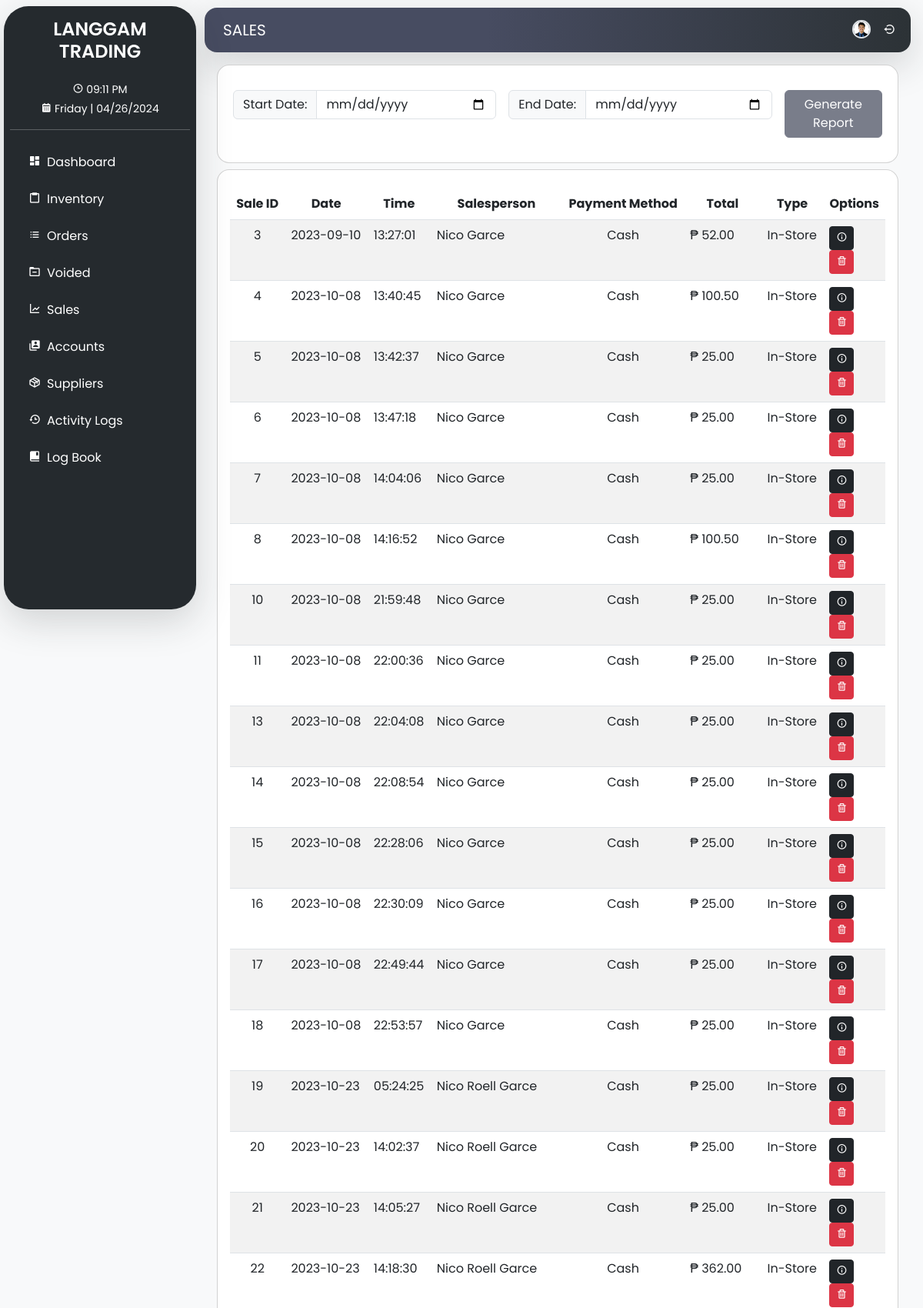
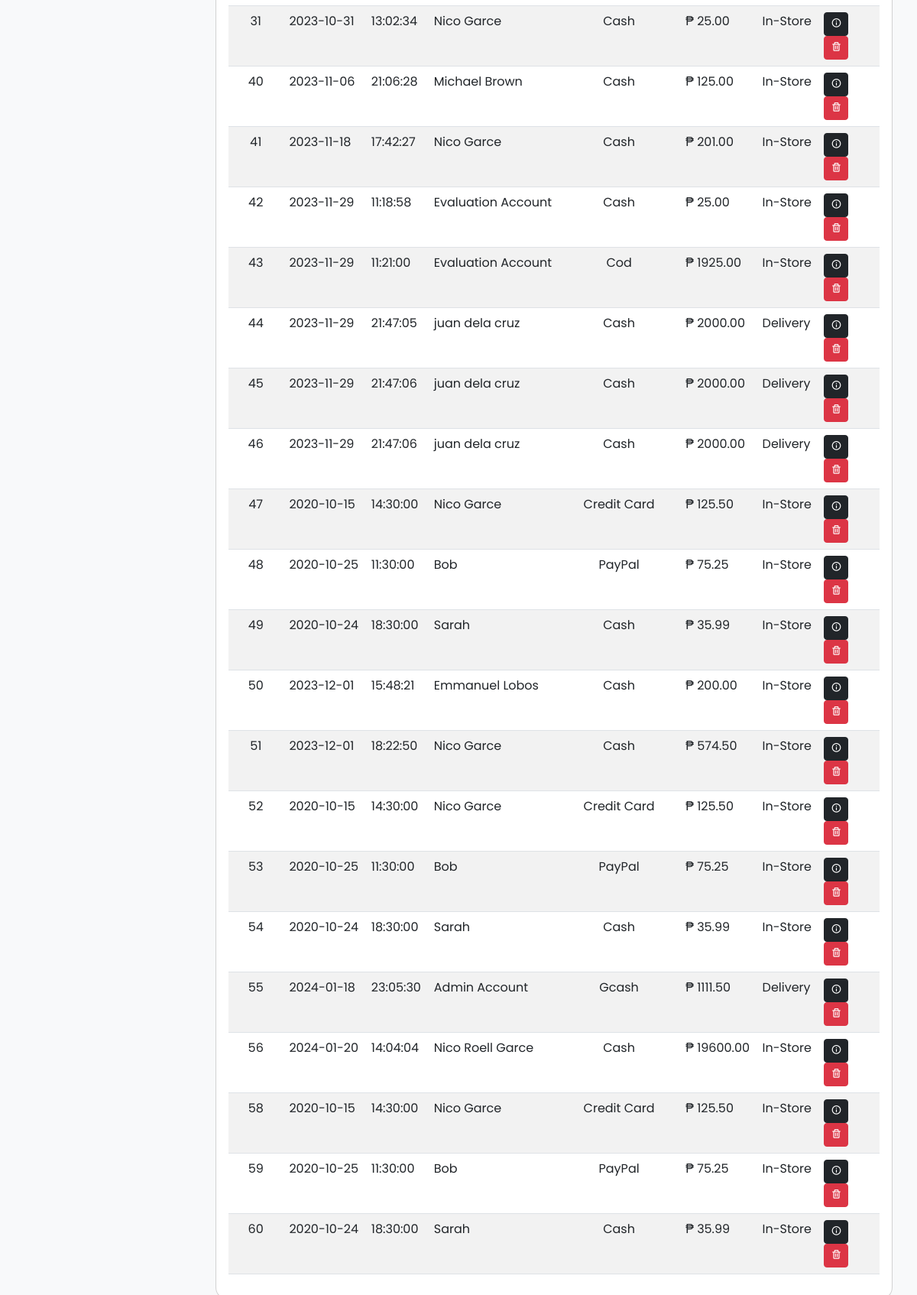
The page /branch1/pages/admin/sales.php (signed in) on the database its author committed (2 pictures, top to bottom).
### tables this page shows
CREATE TABLE `branch1_users` (
  `ID` int(11) NOT NULL,
  `firstName` varchar(255) NOT NULL,
  `lastName` varchar(255) NOT NULL,
  `username` varchar(255) NOT NULL,
  `password` varchar(255) NOT NULL,
  `mobile` varchar(255) NOT NULL,
  `email` varchar(255) NOT NULL,
  `address` varchar(255) NOT NULL,
  `role` varchar(255) NOT NULL,
  `photo` varchar(255) DEFAULT NULL,
  `date_added` date NOT NULL,
  `branch` varchar(255) NOT NULL DEFAULT 'Branch 1'
);

CREATE TABLE `branch1_sales` (
  `sale_id` int(11) NOT NULL,
  `customer_name` varchar(255) NOT NULL,
  `order_date` date NOT NULL,
  `order_time` time NOT NULL,
  `order_list` longtext NOT NULL CHECK (json_valid(`order_list`)),
  `total_cost` decimal(10,2) NOT NULL,
  `pay_method` varchar(255) NOT NULL,
  `order_status` varchar(255) NOT NULL,
  `payment_status` varchar(255) NOT NULL,
  `contact_info` varchar(255) NOT NULL,
  `order_type` varchar(255) NOT NULL,
  `user_id` int(11) NOT NULL,
  `salesperson` varchar(255) NOT NULL,
  `shipping_details` varchar(255) NOT NULL,
  `date_complete` date NOT NULL,
  `time_complete` time NOT NULL
);

### branch1/includes/users_function.php (called while the page is built, shortened)
<?php
class Users {
    public function getID()
    {
        $store = new Langgam();
        $conn = $store->openConnection();
        $userid = $_SESSION['ID'] ?? '';
        $stmt = $conn->prepare("SELECT * FROM branch1_users WHERE ID =:uid");
        $stmt->bindParam('uid', $userid, PDO::PARAM_INT);
        $stmt->execute();
        return $stmt->fetchAll(PDO::FETCH_OBJ);
    }
}

### branch1/includes/sales_function.php (called while the page is built, shortened)
<?php
require_once('users_function.php');
class Sales
{
    public function get_sales()
    {
        $store = new Langgam();
        $conn = $store->openConnection();
        $stmt = $conn->prepare("SELECT * FROM branch1_sales;");
        $stmt->execute();
        return $stmt->fetchAll(PDO::FETCH_OBJ);
        $orderItems = [];
        return $orderItems;
    }
}

### branch1/pages/modals/sale_details.php (the view, shortened to what this page needs)
<tbody>
    <?php
    $results = $sales->get_sales();
    $cnt = 1;
    if (count($results) > 0) {
        foreach ($results as $result) {
    ?>
            <tr>
                <td class="text-center">
                    <?php echo htmlentities($result->sale_id); ?>
                </td>
                <td class="d-none d-sm-table-cell">
                    <?php echo htmlentities($result->date_complete); ?>
                </td>
                <td class="d-none d-sm-table-cell">
                    <?php echo htmlentities($result->time_complete); ?>
                </td>
                <td class="d-none d-sm-table-cell">
                    <?php echo htmlentities($result->salesperson); ?>
                </td>
                <td class="text-center d-none d-sm-table-cell">
                    <?php echo htmlentities($result->pay_method); ?>
                </td>
                <td class="d-none d-sm-table-cell">
                    ₱
                    <?php echo htmlentities($result->total_cost); ?>
                </td>
                <td class="d-none d-sm-table-cell">
                    <?php echo htmlentities($result->order_type); ?>
                </td>
                <td style="width: 50px;">
                    <button type="button" class="btn btn-dark btn-sm" data-bs-toggle="modal" data-bs-target="#editOrder<?php echo $cnt ?>" title="Sale Details">
                    <i class='bx bx-info-circle'></i></button>
                    <button data-id="<?php echo $result->sale_id ?>" type="button" name="delete" class="btn btn-danger btn-sm delete-btn delete"><i class='bx bx-trash' title="Delete Product"></i></button>
                </td>
            </tr>
    <?php
            $cnt++;
        }
    }
    ?>
</tbody>

### branch1/includes/navbar.php (shortened to what this page needs)
<?php
$current_page = basename($_SERVER['PHP_SELF']);
$navbar_brand = "LANGGAM TRADING";
if ($current_page === "sales.php") {
    $navbar_brand = "SALES";
}
$result = $users->getID();
$image_src = (!empty($result[0]->photo)) ? '../' . $result[0]->photo : '../../assets/user_upload/default.png';
if ($current_page === "admin_dashboard.php" || $current_page === "sales.php" || $current_page === "acc_manage.php" || $current_page === "emp_dashboard.php" || $current_page === "activity_logs.php" || $current_page === "logbook.php") {
    $image_src = (!empty($result[0]->photo)) ? '../../' . $result[0]->photo : '../../../assets/user_upload/default.png';
}
?>
<nav class="navbar navbar-expand-md navbar-light gradient-navbar rounded-4 shadow-lg">
    <div class="container-fluid">
        <div class="collapse navbar-collapse justify-content-end" id="navbarSupportedContent">
            <div class="container-fluid">
                <span class="navbar-brand text-uppercase text-white" id="navbrand"><?php echo $navbar_brand; ?></span>
            </div>
            <ul class="navbar-nav mb-2 mb-lg-0 text-center">
                <li class="nav-item profile">
                    <a class="nav-link active profile-img" aria-current="page" href="/langgamtrading/branch1/pages/profile.php" title="Profile">
                        <img src="<?php echo $image_src; ?>" alt="photo" class="img-fluid border border-2 rounded-circle" width="30px" height="30px">
                    </a>
                </li>
                <li class="nav-item logout">
                    <a class="nav-link active logout-icon" title="Logout" aria-current="page" href="/langgamtrading/includes/logout_b1.php">
                        <i class='bx bx-log-out-circle text-white'></i>
                    </a>
                </li>
            </ul>
        </div>
    </div>
</nav>

### css/custom.css (style rules this page uses)
html { scroll-behavior: smooth; }
body { background: #eee; }
.navbar { transition: 0.3s; }
.navbar { margin: 1rem; margin-top: 0.6rem; font-family: 'Poppins', sans-serif; }
.gradient-navbar { background: linear-gradient(to right, #474c61 40%, #2c3236); }
.logout-icon { padding-top: 10px; }

### rows shown on the page
branch1_users: photo (picture)
branch1_sales: sale_id "3", date_complete "2023-09-10", time_complete "13:27:01", salesperson "Nico Garce", pay_method "Cash", total_cost "52.00", order_type "In-Store"
branch1_sales: sale_id "4", date_complete "2023-10-08", time_complete "13:40:45", salesperson "Nico Garce", pay_method "Cash", total_cost "100.50", order_type "In-Store"
branch1_sales: sale_id "5", date_complete "2023-10-08", time_complete "13:42:37", salesperson "Nico Garce", pay_method "Cash", total_cost "25.00", order_type "In-Store"
branch1_sales: sale_id "6", date_complete "2023-10-08", time_complete "13:47:18", salesperson "Nico Garce", pay_method "Cash", total_cost "25.00", order_type "In-Store"
branch1_sales: sale_id "7", date_complete "2023-10-08", time_complete "14:04:06", salesperson "Nico Garce", pay_method "Cash", total_cost "25.00", order_type "In-Store"
branch1_sales: sale_id "8", date_complete "2023-10-08", time_complete "14:16:52", salesperson "Nico Garce", pay_method "Cash", total_cost "100.50", order_type "In-Store"
branch1_sales: sale_id "10", date_complete "2023-10-08", time_complete "21:59:48", salesperson "Nico Garce", pay_method "Cash", total_cost "25.00", order_type "In-Store"
branch1_sales: sale_id "11", date_complete "2023-10-08", time_complete "22:00:36", salesperson "Nico Garce", pay_method "Cash", total_cost "25.00", order_type "In-Store"
branch1_sales: sale_id "13", date_complete "2023-10-08", time_complete "22:04:08", salesperson "Nico Garce", pay_method "Cash", total_cost "25.00", order_type "In-Store"
branch1_sales: sale_id "14", date_complete "2023-10-08", time_complete "22:08:54", salesperson "Nico Garce", pay_method "Cash", total_cost "25.00", order_type "In-Store"
branch1_sales: sale_id "15", date_complete "2023-10-08", time_complete "22:28:06", salesperson "Nico Garce", pay_method "Cash", total_cost "25.00", order_type "In-Store"
branch1_sales: sale_id "16", date_complete "2023-10-08", time_complete "22:30:09", salesperson "Nico Garce", pay_method "Cash", total_cost "25.00", order_type "In-Store"
branch1_sales: sale_id "17", date_complete "2023-10-08", time_complete "22:49:44", salesperson "Nico Garce", pay_method "Cash", total_cost "25.00", order_type "In-Store"
branch1_sales: sale_id "18", date_complete "2023-10-08", time_complete "22:53:57", salesperson "Nico Garce", pay_method "Cash", total_cost "25.00", order_type "In-Store"
branch1_sales: sale_id "19", date_complete "2023-10-23", time_complete "05:24:25", salesperson "Nico Roell Garce", pay_method "Cash", total_cost "25.00", order_type "In-Store"
branch1_sales: sale_id "20", date_complete "2023-10-23", time_complete "14:02:37", salesperson "Nico Roell Garce", pay_method "Cash", total_cost "25.00", order_type "In-Store"
branch1_sales: sale_id "21", date_complete "2023-10-23", time_complete "14:05:27", salesperson "Nico Roell Garce", pay_method "Cash", total_cost "25.00", order_type "In-Store"
branch1_sales: sale_id "22", date_complete "2023-10-23", time_complete "14:18:30", salesperson "Nico Roell Garce", pay_method "Cash", total_cost "362.00", order_type "In-Store"
branch1_sales: sale_id "31", date_complete "2023-10-31", time_complete "13:02:34", salesperson "Nico Garce", pay_method "Cash", total_cost "25.00", order_type "In-Store"
branch1_sales: sale_id "40", date_complete "2023-11-06", time_complete "21:06:28", salesperson "Michael Brown", pay_method "Cash", total_cost "125.00", order_type "In-Store"
branch1_sales: sale_id "41", date_complete "2023-11-18", time_complete "17:42:27", salesperson "Nico Garce", pay_method "Cash", total_cost "201.00", order_type "In-Store"
branch1_sales: sale_id "42", date_complete "2023-11-29", time_complete "11:18:58", salesperson "Evaluation Account", pay_method "Cash", total_cost "25.00", order_type "In-Store"
branch1_sales: sale_id "43", date_complete "2023-11-29", time_complete "11:21:00", salesperson "Evaluation Account", pay_method "Cod", total_cost "1925.00", order_type "In-Store"
branch1_sales: sale_id "44", date_complete "2023-11-29", time_complete "21:47:05", salesperson "juan dela cruz", pay_method "Cash", total_cost "2000.00", order_type "Delivery"
branch1_sales: sale_id "45", date_complete "2023-11-29", time_complete "21:47:06", salesperson "juan dela cruz", pay_method "Cash", total_cost "2000.00", order_type "Delivery"
branch1_sales: sale_id "46", date_complete "2023-11-29", time_complete "21:47:06", salesperson "juan dela cruz", pay_method "Cash", total_cost "2000.00", order_type "Delivery"
branch1_sales: sale_id "47", date_complete "2020-10-15", time_complete "14:30:00", salesperson "Nico Garce", pay_method "Credit Card", total_cost "125.50", order_type "In-Store"
branch1_sales: sale_id "48", date_complete "2020-10-25", time_complete "11:30:00", salesperson "Bob", pay_method "PayPal", total_cost "75.25", order_type "In-Store"
branch1_sales: sale_id "49", date_complete "2020-10-24", time_complete "18:30:00", salesperson "Sarah", pay_method "Cash", total_cost "35.99", order_type "In-Store"
branch1_sales: sale_id "50", date_complete "2023-12-01", time_complete "15:48:21", salesperson "Emmanuel Lobos", pay_method "Cash", total_cost "200.00", order_type "In-Store"
branch1_sales: sale_id "51", date_complete "2023-12-01", time_complete "18:22:50", salesperson "Nico Garce", pay_method "Cash", total_cost "574.50", order_type "In-Store"
branch1_sales: sale_id "52", date_complete "2020-10-15", time_complete "14:30:00", salesperson "Nico Garce", pay_method "Credit Card", total_cost "125.50", order_type "In-Store"
branch1_sales: sale_id "53", date_complete "2020-10-25", time_complete "11:30:00", salesperson "Bob", pay_method "PayPal", total_cost "75.25", order_type "In-Store"

### other values the page prints
$navbar_brand "SALES"
